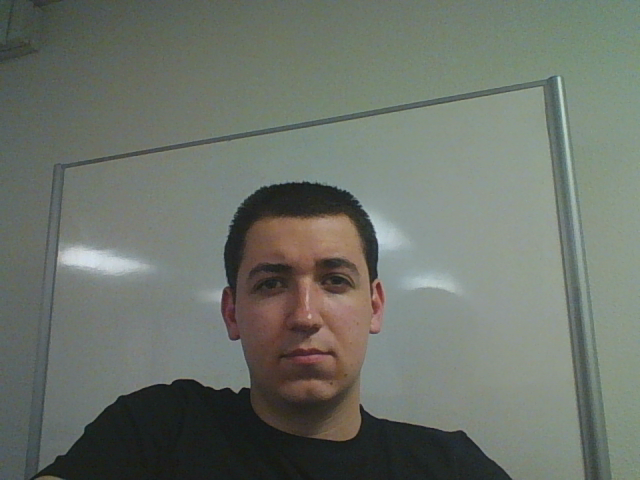
#> input picture assets/templates/0-Adam.png, 640 x 480 px
$ python ObjectTests.py   (older library calls are emulated)
#> lines starting #> are read from the running program, lines starting #| are printed output that depends on the picture; after the words box and inside, x2 and y2 are one past the last pixel; in counts of white or black regions, pixels touching at a corner belong together

import os

import cv2

cap = cv2.VideoCapture(0)
templates_dir = "../../assets/templates/"
template_array = list(os.listdir(templates_dir))

templates = []

for file in template_array:
    template = cv2.imread(templates_dir + file, 0)
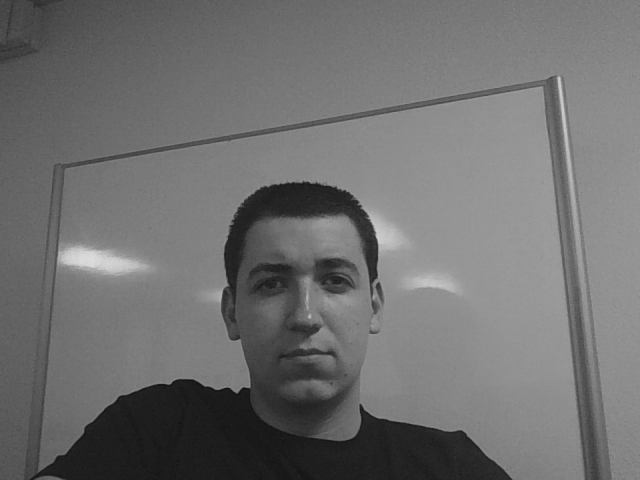
#> template: shape (480, 640); min 17, max 221, mean 111.3
#> pass 3 of the loop `for file in template_array:`:
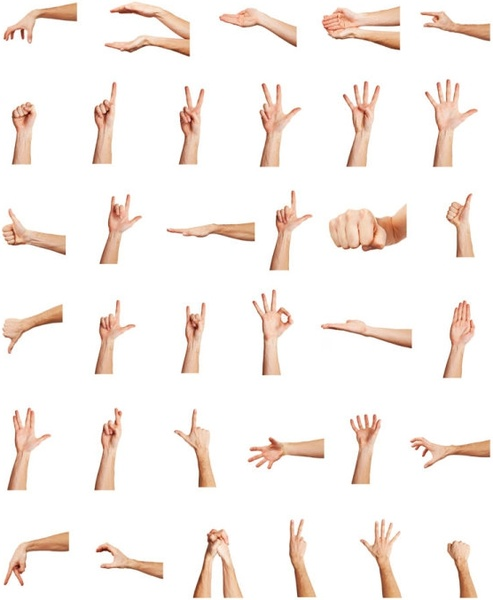
#> input picture assets/templates/hand_poses.png, 493 x 600 px
#> `template = cv2.imread(templates_dir + file, 0)`:
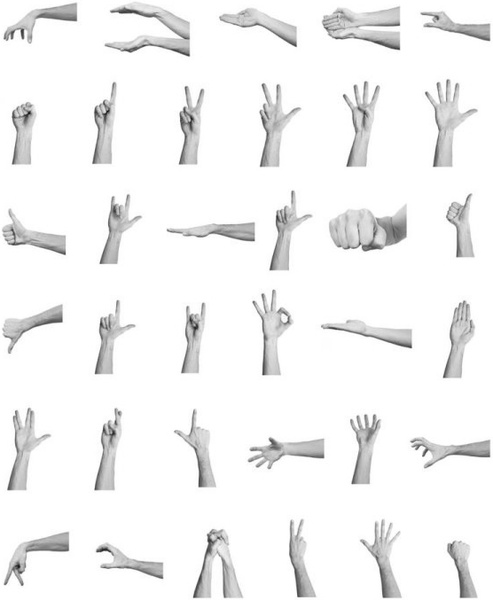
#> template: shape (600, 493); min 13, max 255, mean 243.1
    templates.append(template)

orb = cv2.ORB_create()


kps  = []
dess = []
for template in templates:
    kp2, des2 = orb.detectAndCompute(template, None)
    kps.append(kp2)
    dess.append(des2)
#> this loop made 3 passes
#> after the loop, dess = 3 items; kps = 3 items


while True:

    _, frame = cap.read()
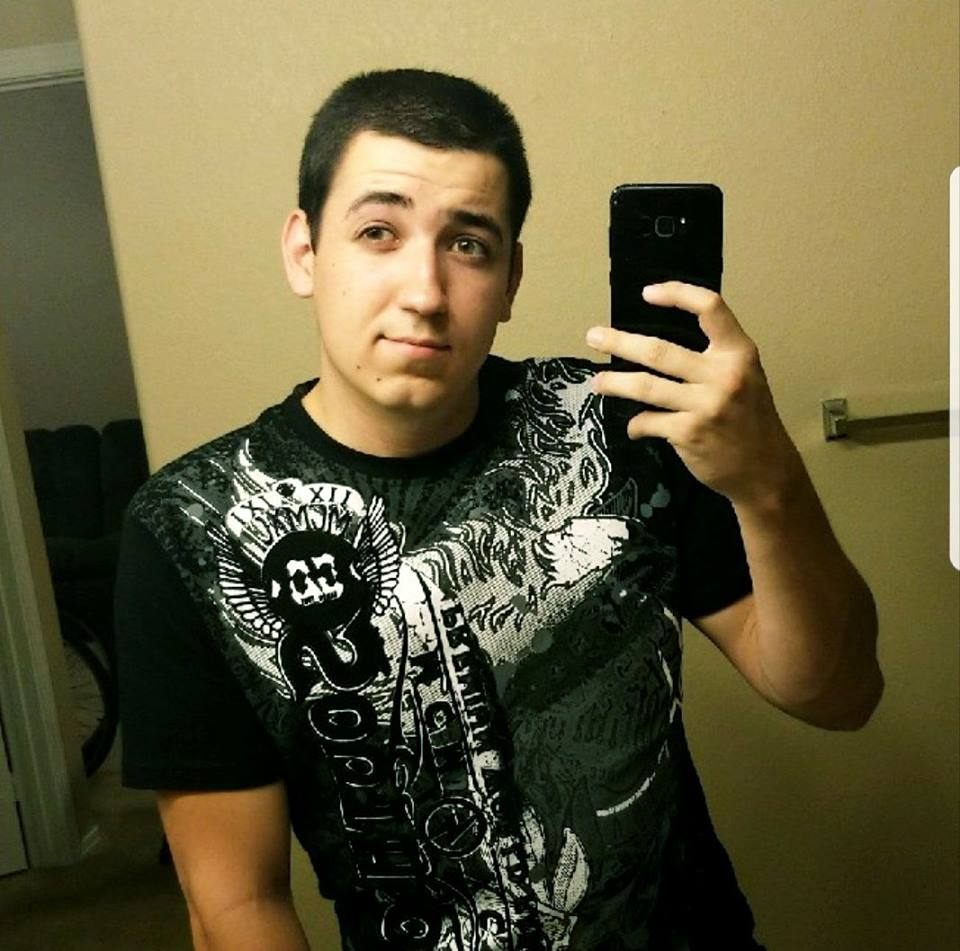
#> input picture assets/Adam.jpg, 960 x 951 px, given in place of the camera
#> frame is the input picture: shape (951, 960, 3); mean B, G, R 61.6, 94.5, 102
    #frame = cv2.imread("keyboard3.png")
    gray = cv2.cvtColor(frame.copy(), cv2.COLOR_BGR2GRAY)
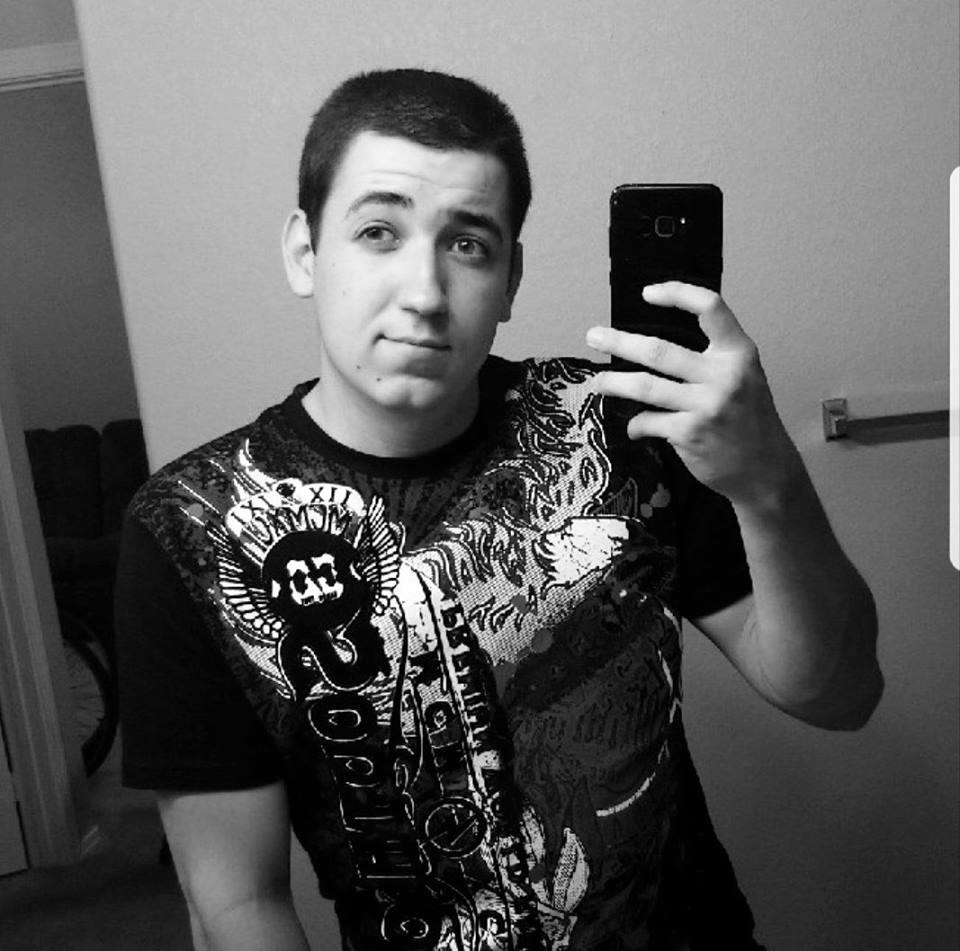
#> gray: shape (951, 960); min 0, max 255, mean 93

    blurred = cv2.GaussianBlur(gray, (1, 1), 0)
    edged = cv2.Canny(blurred, 50, 150)
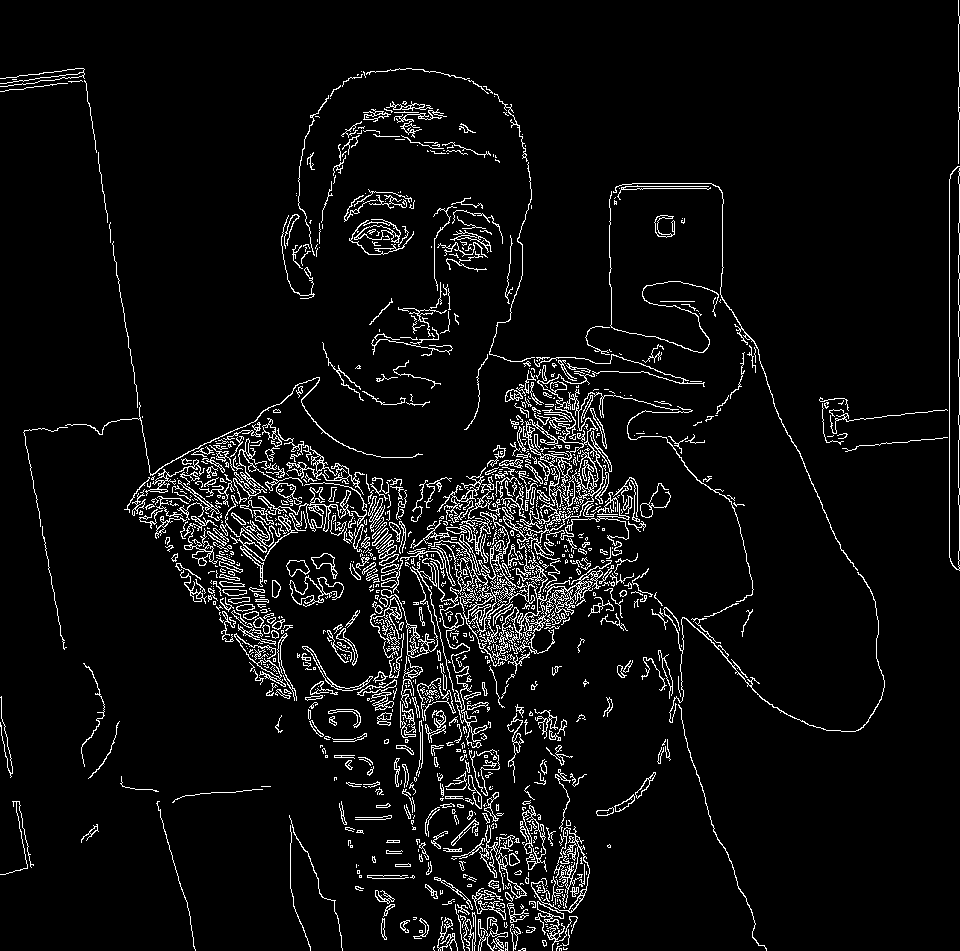
#> edged: shape (951, 960); 5.7% white in thin lines or dots

    ret, thresh = cv2.threshold(edged, 127, 255, 50)
#> thresh: shape (951, 960); values 0 (black) and 127 (white), 5.7% white in thin lines or dots


    # find contours in the edge map
    (_, cnts, __) = cv2.findContours(edged.copy(), cv2.RETR_TREE, cv2.CHAIN_APPROX_SIMPLE)
#> cnts = 2234 contours, 1787 with area under 20; largest, box (x1, y1, x2, y2) and area: (410, 512, 612, 748) 3074, (503, 354, 705, 593) 2090, (531, 826, 590, 935) 1076, (289, 575, 344, 607) 680, (556, 827, 579, 879) 588

    cnts = sorted(cnts, key=cv2.contourArea, reverse=True)[:5]
#> cnts = 5 contours; box (x1, y1, x2, y2) and area: (410, 512, 612, 748) 3074, (503, 354, 705, 593) 2090, (531, 826, 590, 935) 1076, (289, 575, 344, 607) 680, (556, 827, 579, 879) 588


    for c in cnts:
        x, y, w, h = cv2.boundingRect(c)
#> this loop made 5 passes
#> (x, y, w, h) on passes 1 to 5: (410, 512, 202, 236), (503, 354, 202, 239), (531, 826, 59, 109), (289, 575, 55, 32), (556, 827, 23, 52)

    largest_areas = sorted(cnts, key=cv2.contourArea, reverse=True)[:3]
#> largest_areas = 3 contours; box (x1, y1, x2, y2) and area: (410, 512, 612, 748) 3074, (503, 354, 705, 593) 2090, (531, 826, 590, 935) 1076

    cv2.imshow("x", edged)
    cv2.imshow("original", frame)


    k = cv2.waitKey(10) & 0xFF
#> (key Esc is pressed here)
    if k == 27:
        break

cv2.destroyAllWindows()
cap.release()
